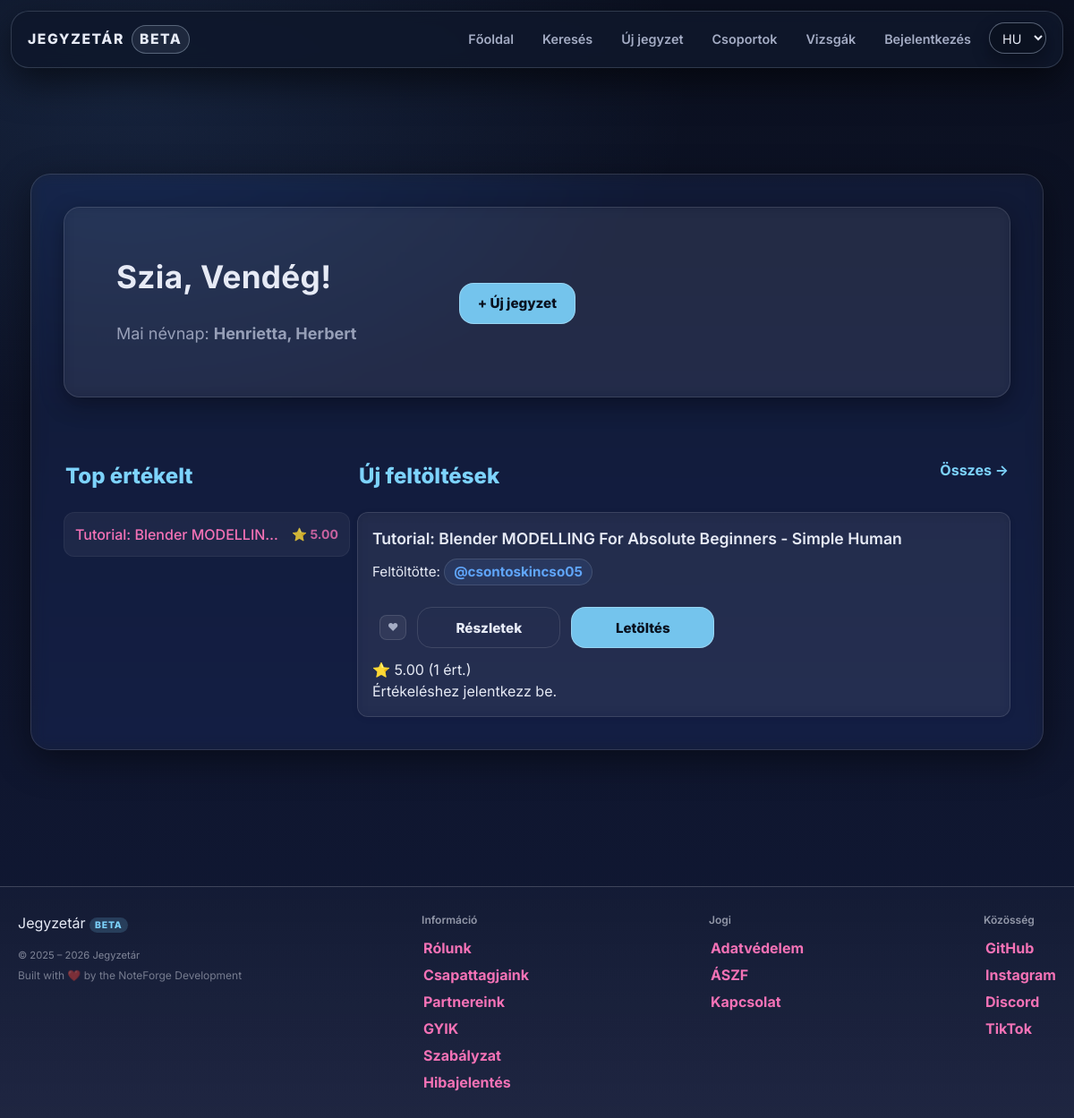
The page / on the database its author committed.
### tables this page shows
CREATE TABLE `namedays` (
  `id` int(11) NOT NULL,
  `datum` varchar(5) DEFAULT NULL,
  `nevek` varchar(255) DEFAULT NULL
);

CREATE TABLE `files` (
  `id` int(11) NOT NULL,
  `uploaded_by` int(11) DEFAULT NULL,
  `name` varchar(255) NOT NULL,
  `file_name` varchar(255) DEFAULT NULL,
  `description` text DEFAULT NULL,
  `file_path` varchar(1024) DEFAULT NULL,
  `subject` varchar(100) NOT NULL,
  `tags` varchar(255) NOT NULL,
  `tn_name` varchar(255) DEFAULT NULL,
  `file_size` bigint(20) UNSIGNED DEFAULT NULL,
  `download_count` int(11) NOT NULL DEFAULT 0,
  `content_text` longtext DEFAULT NULL,
  `edu_stage` enum('hs','uni') DEFAULT NULL,
  `edu_level` tinyint(4) DEFAULT NULL,
  `external_url` varchar(255) NOT NULL,
  `content_type` enum('file','note') NOT NULL DEFAULT 'file',
  `note_markdown` mediumtext DEFAULT NULL,
  `note_excerpt` varchar(255) DEFAULT NULL
);

CREATE TABLE `users` (
  `id` int(11) NOT NULL,
  `lastname` varchar(100) DEFAULT NULL,
  `firstname` varchar(100) DEFAULT NULL,
  `username` varchar(50) NOT NULL,
  `birthdate` date DEFAULT NULL,
  `gender` varchar(10) DEFAULT NULL,
  `email` varchar(50) NOT NULL,
  `profile_picture` varchar(255) DEFAULT NULL,
  `password` varchar(255) NOT NULL,
  `security_question` varchar(255) NOT NULL,
  `security_answer` varchar(255) NOT NULL,
  `admin` tinyint(1) NOT NULL,
  `teacher` tinyint(1) DEFAULT NULL,
  `registration_date` datetime DEFAULT NULL,
  `language` varchar(5) NOT NULL DEFAULT 'hu',
  `oauth_provider` varchar(20) DEFAULT NULL,
  `oauth_sub` varchar(191) DEFAULT NULL,
  `email_verified` tinyint(1) NOT NULL DEFAULT 0,
  `bio` text DEFAULT NULL,
  `profile_theme` varchar(32) NOT NULL DEFAULT 'default',
  `twofa_enabled` tinyint(1) NOT NULL DEFAULT 0,
  `used_reg_code` varchar(64) DEFAULT NULL,
  `used_reg_code_at` datetime DEFAULT NULL,
  `show_fullname` tinyint(1) NOT NULL DEFAULT 1,
  `show_email` tinyint(1) NOT NULL DEFAULT 0,
  `show_birthdate` tinyint(1) NOT NULL DEFAULT 0
);

### assets/php/lang.php (called while the page is built, shortened)
<?php
    $supported_langs = ['hu', 'en', 'de'];
    if (isset($_GET['lang']) && in_array($_GET['lang'], $supported_langs, true)) {
        $lang = $_GET['lang'];
        $_SESSION['lang'] = $lang;
        if (!headers_sent()) {
            setcookie('lang', $lang, time() + 60*60*24*30, '/');
        }
    } else {
        if (isset($_SESSION['lang']) && in_array($_SESSION['lang'], $supported_langs, true)) {
            $lang = $_SESSION['lang'];
        } elseif (isset($_COOKIE['lang']) && in_array($_COOKIE['lang'], $supported_langs, true)) {
            $lang = $_COOKIE['lang'];
        } else {
            $lang = 'hu';
        }
    }
    $translations = [];
    if ($stmt = $conn->prepare("SELECT t_key, text FROM translations WHERE lang_code = ?")) {
        $stmt->bind_param('s', $lang);
        $stmt->execute();
        $result = $stmt->get_result();
        while ($row = $result->fetch_assoc()) {
            $translations[$row['t_key']] = $row['text'];
        }
    }
    if (!function_exists('t')) {
        function t(string $key): string
        {
            global $translations;
            return $translations[$key] ?? $key;
        }
    }

### assets/php/functions.php (called while the page is built, shortened)
<?php
    if (!function_exists('db_stmt')) {
        function db_stmt(mysqli $conn, string $sql, string $types = '', array $params = []): mysqli_stmt {
            $stmt = $conn->prepare($sql);
            if ($types !== '' && $params) {
                if (!$stmt->bind_param($types, ...$params)) {
                    db_log_error($conn, 'Paraméterek bind-elése sikertelen', $sql, $params);
                    throw new RuntimeException('Paraméterek bind-elése sikertelen: ' . $stmt->error);
                }
            }
            if (!$stmt->execute()) {
                db_log_error($conn, 'Végrehajtási hiba (execute)', $sql, $params);
                throw new RuntimeException('Végrehajtási hiba (execute): ' . $stmt->error);
            }
            return $stmt;
        }
    }
    if (!function_exists('db_query')) {
        function db_query(mysqli $conn, string $sql, string $types = '', array $params = []): mysqli_result
        {
            $stmt = db_stmt($conn, $sql, $types, $params);
            $result = $stmt->get_result();
            return $result;
        }
    }

### index.php (the view, shortened to what this page needs)
<?php
    require_once "assets/php/db.php";
    require_once "assets/php/lang.php";
    require_once "assets/php/functions.php";
    $user = null;
    $displayName   = $user['username'] ?? t('guest');
    $today = date("m-d");
    $nd = db_query($conn, "SELECT nevek FROM namedays WHERE datum = ? LIMIT 1", "s", [$today]);
    $nameday = ($nd && $nd->num_rows > 0) ? $nd->fetch_assoc()['nevek'] : t('nameday_none_today');
    $popular_sql = "
        SELECT f.*, IFNULL(AVG(r.rating),0) AS avg_rating, COUNT(r.id) AS rating_count
        FROM files f
        LEFT JOIN ratings r ON f.id = r.file_id
        GROUP BY f.id
        ORDER BY avg_rating DESC, rating_count DESC
        LIMIT 8
    ";
    $popular_result = $conn->query($popular_sql);
    $latest_result = $conn->query("SELECT * FROM files ORDER BY id DESC LIMIT 12");
?>
<!DOCTYPE html>
<html lang="<?= htmlspecialchars($lang ?? 'hu') ?>">
<head>
    <link rel="stylesheet" href="assets/css/styles.css">
    <script src="https://cdn.jsdelivr.net/npm/@tailwindcss/browser@4"></script>
</head>
<body>
    <?php
        include 'assets/php/navbar.php';
    ?>
    <div class="content-wrapper w-full">
        <?php include "assets/php/ads.php"; ?>
        <div class="main w-full max-w-6xl mx-auto px-4 md:px-6 lg:px-8">
            <section class="hero card mb-6 md:mb-8">
                <div class="hero-body p-4 md:p-6 lg:p-10">
                    <div class="hero-text">
                        <h1 class="hero-title text-2xl md:text-3xl lg:text-4xl font-bold mb-2">
                            <?= t('hero_greeting') . " " . htmlspecialchars($displayName) ?>!
                        </h1>
                        <p class="hero-sub text-base md:text-lg opacity-90"><?= t('hero_nameday') ?>: <strong><?= htmlspecialchars($nameday) ?></strong></p>
                    </div>
                    <div class="hero-actions mt-4 md:mt-6 lg:mt-0">
                        <div class="hero-actions">
                            <a class="btn-cta text-base md:text-lg px-6 md:px-8 py-2 md:py-3" href="<?= $isLoggedIn ? 'upload.php' : 'reglog.php' ?>">
                                + <?= t('nav_upload') ?>
                            </a>
                        </div>
                    </div>
                </div>
            </section>
            <div class="home-grid">
            <section class="content-main flex-1 min-w-0">
                    <div class="section-titlebar flex justify-between items-center mb-4">
                        <h3 class="text-xl md:text-2xl"><?= t('home_new_uploads') ?></h3>
                        <a class="link-more" href="search.php?sort=new"><?= t('home_all_arrow') ?></a>
                    </div>
                    <?php if ($latest_result && $latest_result->num_rows > 0): ?>
                        <div class="content-grid grid grid-cols-1 md:grid-cols-2 gap-4 md:gap-6">
                            <?php while ($file = $latest_result->fetch_assoc()):
                                    $file_id = (int)$file['id'];
									$contentType = $file['content_type'] ?? 'file';
									$externalUrl = trim((string)($file['external_url'] ?? ''));
                                    $uploaderRes = db_query($conn, "SELECT username FROM users WHERE id = ? LIMIT 1", "i", [(int)$file['uploaded_by']]);
                                    $uploader = ($uploaderRes && $uploaderRes->num_rows) ? $uploaderRes->fetch_assoc() : ['username' => 'ismeretlen'];
                                    $avgRes = db_query($conn, "SELECT AVG(rating) AS avg, COUNT(*) AS c FROM ratings WHERE file_id = ?", "i", [$file_id]);
                                    $avg = "0.00";
                                    $cnt = 0;
                                    if ($avgRes && $avgRes->num_rows) {
                                        $d = $avgRes->fetch_assoc();
                                        $avg = number_format((float)($d['avg'] ?? 0), 2);
                                        $cnt = (int)($d['c'] ?? 0);
                                    }
                                    $userRating = 0;
                                $is_favorite = false;
                            ?>
                                <article class="card note-card" id="file-<?= (int)$file_id ?>">
                                    <header class="note-header">
                                        <div class="card-title-group">
                                            <h4 class="entry-title"><?= htmlspecialchars($file['name'] ?? '') ?></h4>
                                            <p class="uploader-info">
                                                Feltöltötte:
                                                <a class="uploader-name" href="profile.php?user=<?= urlencode($uploader['username'] ?? '') ?>">
                                                    @<?= htmlspecialchars($uploader['username'] ?? 'ismeretlen') ?>
                                                </a>
                                            </p>
                                        </div>
                                    </header>
                                    <div class="card-actions">
                                        <div class="card-actions">
                                            <?php if ($isLoggedIn && $currentUserId): ?>
                                            <form method="POST" style="margin:0;">
                                                <input type="hidden" name="favorite-btn" value="1">
                                                <input type="hidden" name="favorite_file_id" value="<?= (int)$file_id ?>">
                                                <button type="submit"
                                                        class="favorite-btn <?= $is_favorite ? 'favorited' : '' ?>"
                                                        title="<?= $is_favorite ? 'Kedvencekből törlés' : 'Kedvencekhez' ?>">
                                                    ❤
                                                </button>
                                            </form>
                                            <?php else: ?>
                                                <a class="favorite-btn" href="reglog.php" title="Jelentkezz be a kedvencekhez">
                                                    ❤
                                                </a>
                                            <?php endif; ?>
                                            <a href="note.php?id=<?= (int)$file_id ?>" class="btn-sm btn-ghost">
                                                Részletek
                                            </a>
											<?php if ($contentType === 'link' && !empty($externalUrl)): ?>
											<a href="<?= htmlspecialchars($externalUrl) ?>" target="_blank" class="btn-sm btn-cta">
												Megnyitás
											</a>
											<?php else: ?>
											<a href="assets/php/download.php?id=<?= (int)$file_id ?>" class="btn-sm btn-cta">
												Letöltés
											</a>
											<?php endif; ?>
                                        </div>
                                    </div>
                                    <div class="card-footer-meta">
                                        <div class="rating-display">
                                            ⭐ <span class="rating-value"><?= htmlspecialchars($avg) ?></span>
                                            <span class="rating-count">(<?= (int)$cnt ?> ért.)</span>
                                        </div>
                                        <?php if ($isLoggedIn && $currentUserId): ?>
                                            <form class="rating-form" method="POST" action="index.php">
                                                <input type="hidden" name="rate-btn" value="1">
                                                <input type="hidden" name="rate_file_id" value="<?= (int)$file_id ?>">
                                                <div class="star-rating" aria-label="Értékelés">
                                                    <?php for ($i = 5; $i >= 1; $i--): ?>
                                                        <input
                                                                type="radio"
                                                                id="rate-<?= (int)$file_id ?>-<?= $i ?>"
                                                                name="rating"
                                                                value="<?= $i ?>"
                                                                <?= ((int)$userRating === $i) ? 'checked' : '' ?>
                                                                onchange="this.form.submit()"
                                                        >
                                                        <label for="rate-<?= (int)$file_id ?>-<?= $i ?>" title="<?= $i ?> csillag">★</label>
                                                    <?php endfor; ?>
                                                </div>
                                                <?php if ((int)$userRating > 0): ?>
                                                    <span class="rating-count">Te: <?= (int)$userRating ?>/5</span>
                                                <?php endif; ?>
                                            </form>
                                        <?php else: ?>
                                            <span class="rating-count">Értékeléshez jelentkezz be.</span>
                                        <?php endif; ?>
                                    </div>
                                </article>
                            <?php endwhile; ?>
                        </div>
                    <?php endif; ?>
                </section>
                <aside class="content-aside w-full lg:w-80 min-w-0">
                    <div class="section-titlebar mb-4">
                        <h3 class="text-xl md:text-2xl"><?= t('sidebar_top_rated') ?></h3>
                    </div>
                    <?php if ($popular_result && $popular_result->num_rows > 0): ?>
                        <div class="list-compact flex flex-col gap-3">
                            <?php while ($file = $popular_result->fetch_assoc()): ?>
                                <a href="note.php?id=<?= $file['id'] ?>" class="popular-item-link block p-3 rounded-xl bg-white/5 hover:bg-white/10 transition-colors border border-white/5 min-w-0">
                                    <div class="flex justify-between items-center gap-2 min-w-0">
                                        <span class="font-medium truncate text-sm md:text-base"><?= htmlspecialchars($file['name'] ?? '') ?></span>
                                        <span class="text-xs md:text-sm whitespace-nowrap opacity-80">⭐ <?= number_format((float)$file['avg_rating'], 2) ?></span>
                                    </div>
                                </a>
                            <?php endwhile; ?>
                        </div>
                    <?php endif; ?>
                </aside>
            </div>
        </div>
    </div>
    <?php include 'assets/php/footer.php'; ?>
    </body>
</html>

### rows shown on the page
namedays: nevek "Henrietta, Herbert"
files: name "Tutorial: Blender MODELLING For Absolute Beginners - Simple Human", uploaded_by.username "csontoskincso05", avg "5.00", cnt "1", name "Tutorial: Blender MODELLIN…", avg_rating "5.00"

### other values the page prints
t('nav_home') "Főoldal"
t('nav_search') "Keresés"
t('nav_upload') "Új jegyzet"
t('nav_login') "Bejelentkezés"
t('hero_greeting') "Szia,"
$displayName "Vendég"
t('hero_nameday') "Mai névnap"
t('home_new_uploads') "Új feltöltések"
t('home_all_arrow') "Összes →"
t('sidebar_top_rated') "Top értékelt"
t('footer_github_link') "GitHub"
